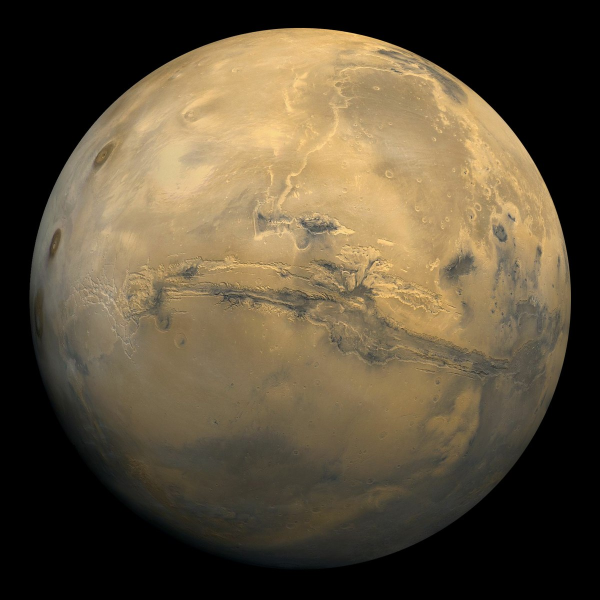
#> input picture assets/maps/coming_soon_mars.jpg, 1200 x 1200 px (shown at 1/2 size); its folder holds only this picture in this run
$ python prepare_panorama.py ../assets/maps/coming_soon_mars.jpg
#> lines starting #> are read from the running program, lines starting #| are printed output that depends on the picture
#!/usr/bin/env python3
"""Prepare the decorative NASA PIA23623 background, offline (requires Pillow).

Download the source URL in panorama_source.json, then pass its local path.
The geographic/scientific map rasters are never processed by this script.
"""
import argparse
import hashlib
import json
from pathlib import Path
from PIL import Image, ImageEnhance, ImageFilter

ROOT = Path(__file__).resolve().parents[1]
SOURCE = 'https://assets.science.nasa.gov/dynamicimage/assets/science/psd/photojournal/pia/pia23/pia23623/PIA23623.jpg?w=3000'

def prepare(source, blur_radius=3.0):
#> called with blur_radius = 3
    original = Image.open(source).convert('RGB')
#> original is the input picture: PIL image 1200x1200 RGB; mean R, G, B 91.5, 79, 57.5
    original = original.resize((3000, round(original.height * 3000 / original.width)), Image.Resampling.LANCZOS)
#> original: PIL image 3000x3000 RGB
    # A terrain-only rectangle excludes mosaic gaps and rover hardware.
    cropped = original.crop((0, 155, 1650, 470))
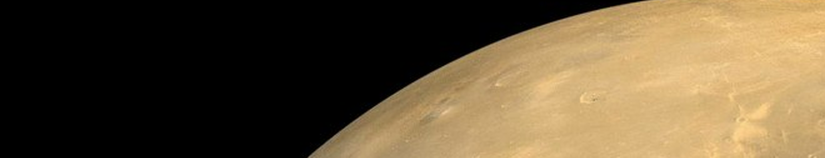
#> cropped: PIL image 1650x315 RGB (shown at 1/2 size); mean R, G, B 97.7, 81.4, 55.3
    cropped.save(ROOT / 'assets/maps/mars_panorama.jpg', quality=92)
    image = cropped.resize((1800, 342), Image.Resampling.LANCZOS)
    # A warm decorative grade; never used for instrument/map visualization.
    red, green, blue = image.split()
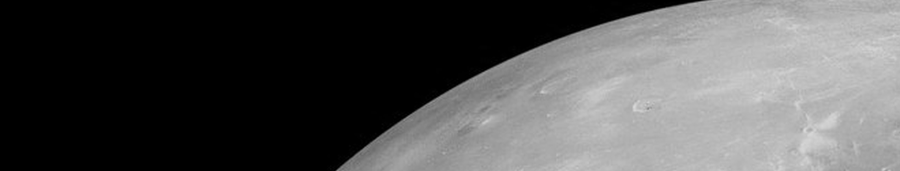
#> green: PIL image 1800x342 L (shown at 1/2 size); min 0, max 219, mean 81.4
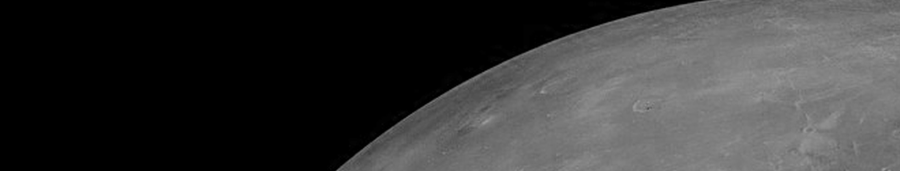
#> blue: PIL image 1800x342 L (shown at 1/2 size); min 0, max 158, mean 55.3
    image = Image.merge('RGB', (red.point(lambda v: min(255, v * 1.22)), green.point(lambda v: v * .80), blue.point(lambda v: v * .65)))
    image = ImageEnhance.Color(image).enhance(1.15)
    overlap = 140
    tail, head = image.crop((1660, 0, 1800, 342)), image.crop((0, 0, 140, 342))
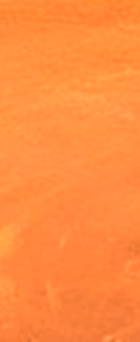
#> tail: PIL image 140x342 RGB; mean R, G, B 254.3, 140.5, 64.3
#> head: PIL image 140x342 RGB; every value is 0
    ramp = Image.new('L', (overlap, 342))
#> ramp: PIL image 140x342 L; every value is 0
    ramp.putdata([round(255 * x / (overlap - 1)) for _ in range(342) for x in range(overlap)])
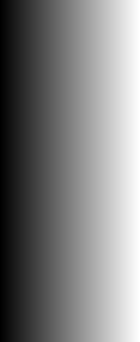
#> ramp: PIL image 140x342 L; min 0, max 255, mean 127.5
    image.paste(Image.composite(head, tail, ramp), (0, 0))
    image = image.crop((0, 0, 1660, 342))
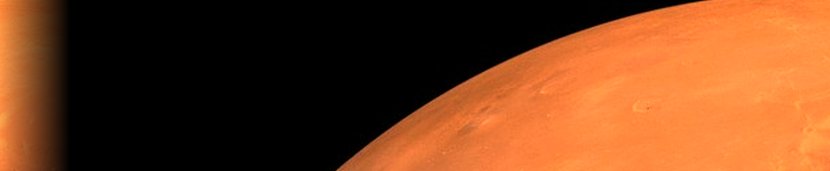
#> image: PIL image 1660x342 RGB (shown at 1/2 size); mean R, G, B 115.7, 62.6, 29.4
    tiled = Image.new('RGB', (4980, 342))
#> tiled: PIL image 4980x342 RGB; every value is 0
    for x in (0, 1660, 3320):
        tiled.paste(image, (x, 0))
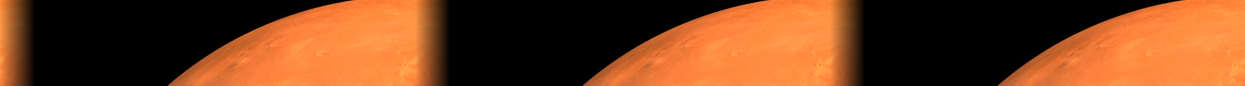
#> tiled: PIL image 4980x342 RGB (shown at 1/4 size); mean R, G, B 115.7, 62.6, 29.4
    image = tiled.filter(ImageFilter.GaussianBlur(blur_radius)).crop((1660, 0, 3320, 342))
    # The repeated texture has identical seam columns, including after blur.
    edge = Image.blend(image.crop((0, 0, 1, 342)), image.crop((1659, 0, 1660, 342)), .5)
    image.paste(edge, (0, 0)); image.paste(edge, (1659, 0))
    image.save(ROOT / 'assets/maps/mars_panorama_blurred.png')
    manifest = {
        'title': "Curiosity's 1.8-Billion-Pixel Panorama — terrain crop",
        'source': 'https://science.nasa.gov/photojournal/curiositys-18-billion-pixel-panorama/',
        'download': SOURCE, 'credit': 'NASA/JPL-Caltech/MSSS',
        'observed': '2019-11-24 through 2019-12-01', 'published': '2020-03-04',
        'blur_radius_pixels': blur_radius,
        'notes': 'Real NASA terrain crop. Decorative warm red grade, overlapping periodic crossfade and offline Gaussian blur. No runtime panorama blur; scientific maps remain unchanged.',
    }
    for key, name in [('source_asset', 'mars_panorama.jpg'), ('decorative_blurred_asset', 'mars_panorama_blurred.png')]:
        path = ROOT / 'assets/maps' / name
        manifest[key] = {'asset': str(path.relative_to(ROOT)), 'asset_size': list(Image.open(path).size), 'sha256': hashlib.sha256(path.read_bytes()).hexdigest()}
    (ROOT / 'assets/maps/panorama_source.json').write_text(json.dumps(manifest, indent=2) + '\n')

if __name__ == '__main__':
    parser = argparse.ArgumentParser(description=__doc__)
    parser.add_argument('source', type=Path)
    parser.add_argument('--blur-radius', type=float, default=3.0,
                        help='Gaussian blur radius in source pixels (default: 3)')
    args = parser.parse_args()
    if not 0 <= args.blur_radius <= 100:
        parser.error('--blur-radius must be between 0 and 100')
    prepare(args.source, args.blur_radius)
